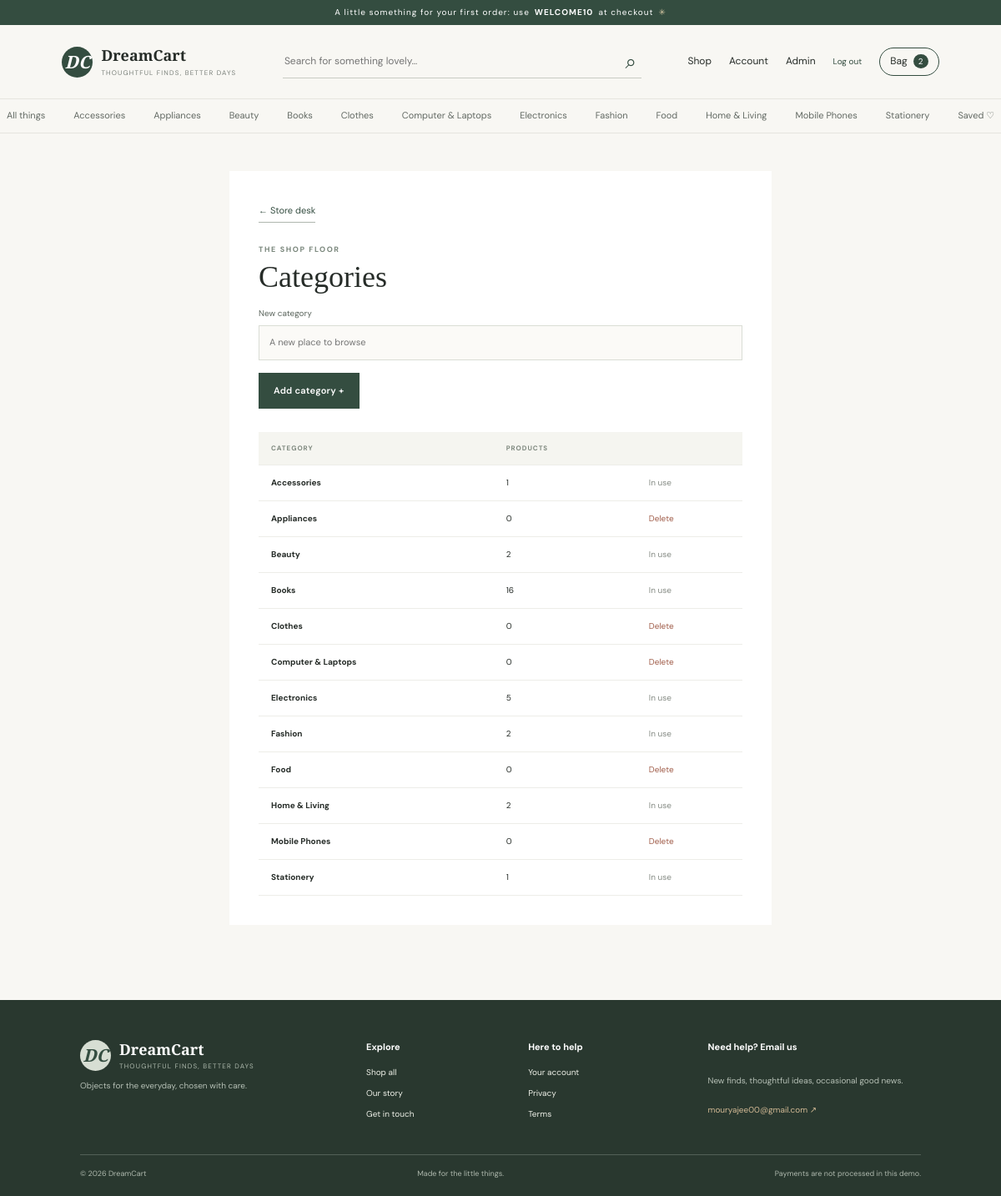
The app's page /admin/categories (signed in) with its own data.
### models.py (models this page shows)
class Category(db.Model):
    id = db.Column(db.Integer, primary_key=True)
    name = db.Column(db.String(80), unique=True, nullable=False)
    slug = db.Column(db.String(90), unique=True, nullable=False)
    products = db.relationship("Product", backref="category", lazy=True)

### app.py (the view, shortened to what this page needs)
@app.route('/admin/categories',methods=['GET','POST'])
@admin_required
def admin_categories():
    return render_template('admin/categories.html',categories=Category.query.order_by(Category.name).all())

### app.py (called while the page is built)
def stripe_ready(): return bool(stripe and app.config['STRIPE_SECRET_KEY'].startswith('sk_test_'))

def csrf_token():
    if '_csrf' not in session: session['_csrf']=secrets.token_urlsafe(32)
    return session['_csrf']

@app.before_request
def protect_forms():
    if request.method=='POST':
        supplied=request.form.get('csrf_token','')
        if not supplied or not secrets.compare_digest(supplied,session.get('_csrf','')): abort(400)

def me(): return db.session.get(User, session.get('user_id')) if session.get('user_id') else None

@app.context_processor
def globals_for_templates():
    u=me(); cart_items=CartItem.query.filter_by(user_id=u.id).all() if u else []
    subtotal=sum(i.product.sale_price*i.quantity for i in cart_items); shipping=0 if subtotal>=2500 else (99 if subtotal else 0)
    return {'current_user':u,'cart_count':sum(i.quantity for i in cart_items),'cart_subtotal':subtotal,'cart_shipping':shipping,'cart_total':subtotal+shipping,'site_categories':Category.query.order_by(Category.name).all(),'contact_email':app.config['CONTACT_EMAIL'],'stripe_enabled':stripe_ready()}

def admin_required(f):
    @wraps(f)
    def w(*a,**k):
        if not me() or not me().is_admin: abort(403)
        return f(*a,**k)
    return w

### models.py (called while the page is built)
    @property
    def sale_price(self): return round(self.price * (100 - self.discount) / 100, 2)

### templates/admin/categories.html (shortened to what this page needs)
{% extends 'base.html' %}{% block content %}
<section class="admin-form-page">
  <a class="under-link" href="{{ url_for('admin_dashboard') }}">← Store desk</a
  ><span class="eyebrow">THE SHOP FLOOR</span>
  <h1>Categories</h1>
  <form method="post" class="product-admin-form">
    <input type="hidden" name="csrf_token" value="{{ csrf_token() }}" /><label
      >New category<input
        name="name"
        required
        placeholder="A new place to browse" /></label
    ><button class="button button-dark">Add category +</button>
  </form>
  <div class="admin-table-wrap">
    <table>
      <thead>
        <tr>
          <th>CATEGORY</th>
          <th>PRODUCTS</th>
          <th></th>
        </tr>
      </thead>
      <tbody>
        {% for c in categories %}
        <tr>
          <td><b>{{ c.name }}</b></td>
          <td>{{ c.products|length }}</td>
          <td>
            {% if not c.products %}
            <form
              method="post"
              action="{{ url_for('admin_category_delete',cid=c.id) }}"
              data-confirm="Delete this category?"
            >
              /><button class="text-button remove-link">Delete</button>
            </form>
            {% else %}<span class="muted">In use</span>{% endif %}
          </td>
        </tr>
        {% endfor %}
      </tbody>
    </table>
  </div>
</section>
{% endblock %}

### templates/base.html (shortened to what this page needs)
<!doctype html>
<html lang="en">
  <head>
    <link
      rel="stylesheet"
      href="{{ url_for('static',filename='css/style.css') }}"
    />
  </head>
  <body>
    <div class="announcement">
      A little something for your first order: use <b>WELCOME10</b> at checkout
      <span>✳</span>
    </div>
    <header class="site-header">
      <a class="brand" href="{{ url_for('index') }}">
        <span class="brand-mark">DC</span
        ><span>DreamCart<small>THOUGHTFUL FINDS, BETTER DAYS</small></span></a>
      <form class="search" action="{{ url_for('products') }}">
        <input
          name="q"
          value="{{ request.args.get('q','') }}"
          placeholder="Search for something lovely…"
          aria-label="Search products"
        /><button aria-label="Search">⌕</button>
      </form>
      <nav class="header-actions">
        <a href="{{ url_for('products') }}">Shop</a>{% if current_user %}<a
          href="{{ url_for('account') }}"
          >Account</a
        >{% if current_user.is_admin %}<a
          href="{{ url_for('admin_dashboard') }}"
          >Admin</a
        >{% endif %}
        <form action="{{ url_for('logout') }}" method="post" class="inline">
          /><button class="text-button">Log out</button>
        </form>
        {% else %}<a href="{{ url_for('login') }}">Sign in</a>{% endif %}<a
          class="bag-link"
          href="{{ url_for('cart') }}"
          >Bag <span>{{ cart_count }}</span></a
        >
      </nav>
    </header>
    <nav class="category-nav">
      <a href="{{ url_for('products') }}">All things</a>{% for c in
      site_categories %}<a href="{{ url_for('products',category=c.slug) }}"
        >{{ c.name }}</a
      >{% endfor %}<a href="{{ url_for('wishlist') }}">Saved ♡</a>
    </nav>
    <main>
      {% block content %}{% endblock %}
    </main>
    <footer class="footer">
      <div class="footer-top">
        <div>
          <a class="brand footer-brand" href="{{ url_for('index') }}"
            ><span class="brand-mark">DC</span
            ><span
              >DreamCart<small>THOUGHTFUL FINDS, BETTER DAYS</small></span
            ></a
          >
          <p>Objects for the everyday, chosen with care.</p>
        </div>
        <div>
          <b>Explore</b><a href="{{ url_for('products') }}">Shop all</a
          ><a href="{{ url_for('about') }}">Our story</a
          ><a href="{{ url_for('contact') }}">Get in touch</a>
        </div>
        <div>
          <b>Here to help</b><a href="{{ url_for('account') }}">Your account</a
          ><a href="{{ url_for('privacy') }}">Privacy</a
          ><a href="{{ url_for('terms') }}">Terms</a>
        </div>
        <div class="newsletter">
          <b>Need help? Email us</b>
          <p>New finds, thoughtful ideas, occasional good news.</p>
          <a href="mailto:{{ contact_email }}">{{ contact_email }} ↗</a>
        </div>
      </div>
      <div class="footer-bottom">
        <span>© 2026 DreamCart</span><span>Made for the little things.</span
        ><span>Payments are not processed in this demo.</span>
      </div>
    </footer>
  </body>
</html>

### records on screen
Category: name "Accessories", products|length "1", shows "In use"
Category: name "Appliances", products|length "0"
Category: name "Beauty", products|length "2", shows "In use"
Category: name "Books", products|length "16", shows "In use"
Category: name "Clothes", products|length "0"
Category: name "Computer & Laptops", products|length "0"
Category: name "Electronics", products|length "5", shows "In use"
Category: name "Fashion", products|length "2", shows "In use"
Category: name "Food", products|length "0"
Category: name "Home & Living", products|length "2", shows "In use"
Category: name "Mobile Phones", products|length "0"
Category: name "Stationery", products|length "1", shows "In use"

### other values on screen
{{ cart_count }} "2"
{{ contact_email }} "mouryajee00@gmail.com"
